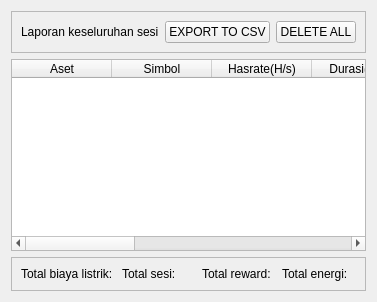
        <widget class="QWidget" name="Reports">
         <attribute name="title">
          <string>Reports</string>
         </attribute>
         <layout class="QVBoxLayout" name="verticalLayout_11">
          <item>
           <widget class="QFrame" name="frame_33">
            <property name="frameShape">
             <enum>QFrame::Shape::StyledPanel</enum>
            </property>
            <property name="frameShadow">
             <enum>QFrame::Shadow::Raised</enum>
            </property>
            <layout class="QHBoxLayout" name="horizontalLayout_6" stretch="8,0,1">
             <item>
              <widget class="QLabel" name="label_76">
               <property name="text">
                <string>Laporan keseluruhan sesi</string>
               </property>
              </widget>
             </item>
             <item>
              <widget class="QPushButton" name="pushButton_6">
               <property name="text">
                <string>EXPORT TO CSV</string>
               </property>
              </widget>
             </item>
             <item>
              <widget class="QPushButton" name="pushButton_5">
               <property name="text">
                <string>DELETE ALL</string>
               </property>
              </widget>
             </item>
            </layout>
           </widget>
          </item>
          <item>
           <widget class="QTableWidget" name="tableWidget_2">
            <property name="alternatingRowColors">
             <bool>true</bool>
            </property>
            <property name="selectionBehavior">
             <enum>QAbstractItemView::SelectionBehavior::SelectRows</enum>
            </property>
            <attribute name="horizontalHeaderStretchLastSection">
             <bool>true</bool>
            </attribute>
            <column>
             <property name="text">
              <string>Aset</string>
             </property>
            </column>
            <column>
             <property name="text">
              <string>Simbol</string>
             </property>
            </column>
            <column>
             <property name="text">
              <string>Hasrate(H/s)</string>
             </property>
            </column>
            <column>
             <property name="text">
              <string>Durasi(Jam)</string>
             </property>
            </column>
            <column>
             <property name="text">
              <string>Est. Reward</string>
             </property>
            </column>
            <column>
             <property name="text">
              <string>Energy(Kw/h)</string>
             </property>
            </column>
            <column>
             <property name="text">
              <string>Tarif Listrik(</string>
             </property>
            </column>
            <column>
             <property name="text">
              <string>Total Tarif Listrik</string>
             </property>
            </column>
            <column>
             <property name="text">
              <string>Tanggal</string>
             </property>
            </column>
           </widget>
          </item>
          <item>
           <widget class="QFrame" name="frame_34">
            <property name="frameShape">
             <enum>QFrame::Shape::StyledPanel</enum>
            </property>
            <property name="frameShadow">
             <enum>QFrame::Shadow::Raised</enum>
            </property>
            <layout class="QHBoxLayout" name="horizontalLayout_7">
             <item>
              <widget class="QLabel" name="label_79">
               <property name="text">
                <string>Total biaya listrik: </string>
               </property>
              </widget>
             </item>
             <item>
              <widget class="QLabel" name="label_80">
               <property name="text">
                <string>Total sesi:</string>
               </property>
              </widget>
             </item>
             <item>
              <widget class="QLabel" name="label_77">
               <property name="text">
                <string>Total reward: </string>
               </property>
              </widget>
             </item>
             <item>
              <widget class="QLabel" name="label_78">
               <property name="text">
                <string>Total energi: </string>
               </property>
              </widget>
             </item>
            </layout>
           </widget>
          </item>
         </layout>
        </widget>
